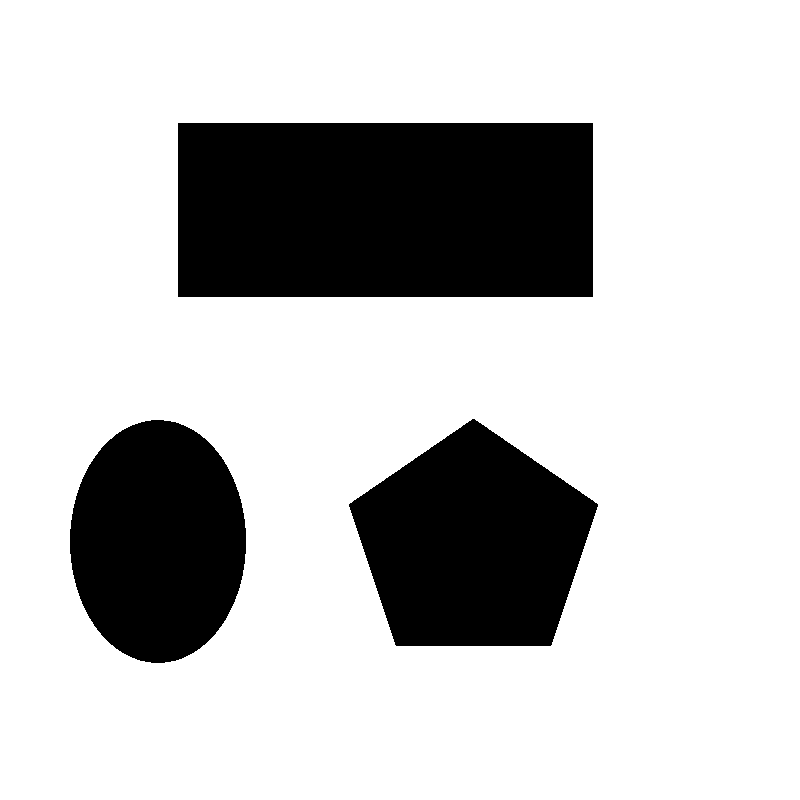
%> input picture RRT-RRTstar/RRT/map.png, 800 x 800 px
$ octave RRT.m   (GNU Octave 9; MATLAB toolbox functions it lacks are replaced by stand-ins)
%> lines starting %> are read from the running program, lines starting %| are printed output that depends on the picture; in (x1, y1, x2, y2) boxes, pixels count from 0 and x2, y2 are one past the last pixel; in counts of white or black regions, pixels touching at a corner belong together; the program's own positions count from 1
### RRT-RRTstar/RRT/collisionChecking.m
function feasible=collisionChecking(startPose,goalPose,map)

feasible=true;
%dir=atan2(goalPose(1)-startPose(1),goalPose(2)-startPose(2));
dir = atan2(goalPose(2)-startPose(2),goalPose(1)-startPose(1));
for r = 0:0.5:sqrt(sum((startPose-goalPose).^2))      %以0.5为步长,从startPose开始递增的检查是否有障碍
    %posCheck = startPose + r.*[sin(dir) cos(dir)];      %直线距离增加0.5后的坐标
    posCheck = startPose + r.*[cos(dir) sin(dir)];      %直线距离增加0.5后的坐标

    %将一个小数(x,y)向4个方向取整,确保该点没有触碰障碍
    if ~(feasiblePoint(ceil(posCheck),map) && feasiblePoint(floor(posCheck),map) ...
        && feasiblePoint([ceil(posCheck(1)) floor(posCheck(2))],map) ...
        && feasiblePoint([floor(posCheck(1)) ceil(posCheck(2))],map))
        feasible = false;
        break;
    end
    %if ~feasiblePoint([floor(goalPose(1)),ceil(goalPose(2))],map)
    if ~(feasiblePoint(ceil(goalPose),map) && feasiblePoint(floor(goalPose),map) ...
        && feasiblePoint([ceil(goalPose(1)) floor(goalPose(2))],map) ...
        && feasiblePoint([floor(goalPose(1)) ceil(goalPose(2))],map))
        feasible = false;
    end

end

function feasible = feasiblePoint(point,map)
feasible = true;
if ~(point(1)>=1 && point(1)<=size(map,1) && point(2)>=1 ...
    && point(2)<=size(map,2) && map(point(2),point(1))==255)
    feasible = false;   %有障碍
end

### RRT-RRTstar/RRT/RRT.m
clear all; close all; clc;
%% 参数初始化
x_I = 1; y_I = 1;           % 设置初始点
x_G = 750; y_G = 750;       % 设置目标点
Thr = 30;                   % 设置目标点阈值
Delta = 40;                 % 设置扩展步长
%% 建树初始化
T.v(1).x = x_I;           	% T是我们要做的树，v是节点，这里先把起始点加入到T里面来
T.v(1).y = y_I;
T.v(1).xPrev = x_I;         % 起始节点的父节点仍然是其本身
T.v(1).yPrev = y_I;
T.v(1).dist=0;              % 从父节点到该节点的距离，这里可取欧氏距离
T.v(1).indPrev = 0;         % 父节点的索引
%% 开始构建树
figure(1);
ImpRgb = imread('map.png');
%> ImpRgb is the input picture: size 800x800x3 uint8; 77.3% white; 3 black regions, box (x1, y1, x2, y2) and area: (178, 123, 593, 297) 72210, (349, 419, 598, 646) 39387, (70, 420, 246, 663) 33559
Imp = rgb2gray(ImpRgb);
imshow(Imp)
xL = size(Imp,1);   % 地图x轴长度
%> xL = 800
yL = size(Imp,2);   % 地图y轴长度
%> yL = 800
hold on
plot(x_I, y_I, 'mo', 'MarkerSize',10, 'MarkerFaceColor','m');
plot(x_G, y_G, 'go', 'MarkerSize',10, 'MarkerFaceColor','g');   % 绘制起点和目标点
count = 1;
for iter = 1:3000

    %Step 1: 在地图中随机采样一个点x_rand
    x_rand = [unifrnd(0,800),unifrnd(0,800)];	% 产生随机点(x,y)

    %Step 2: 遍历树，从树中找到最近邻近点x_near
    minDis = sqrt((x_rand(1) - T.v(1).x)^2 + (x_rand(2) - T.v(1).y)^2);
    minIndex = 1;
    for i = 2:size(T.v,2)	% T.v按行向量存储，size(T.v,2)获得节点总数
    	distance = sqrt((x_rand(1) - T.v(i).x)^2 + (x_rand(2) - T.v(i).y)^2);   % 两节点间距离
        if(distance < minDis)
            minDis = distance;
            minIndex = i;
        end
    end
    x_near(1) = T.v(minIndex).x;    % 找到当前树中离x_rand最近的节点
    x_near(2) = T.v(minIndex).y;

    %Step 3: 扩展得到x_new节点
    theta = atan2((x_rand(2) - x_near(2)),(x_rand(1) - x_near(1)));
    x_new(1) = x_near(1) + cos(theta) * Delta;
    x_new(2) = x_near(2) + sin(theta) * Delta;


    %检查节点是否是collision-free
    if ~collisionChecking(x_near,x_new,Imp)
%> after the loop in collisionChecking, `for r = 0:0.5:sqrt(sum((startPose-goalPose).^2))`: feasible = true
        continue;   % 有障碍物
    end

    count = count+1;
%> count = 2

    %Step 4: 将x_new插入树T
    T.v(count).x = x_new(1);
    T.v(count).y = x_new(2);
    T.v(count).xPrev = x_near(1);
    T.v(count).yPrev = x_near(2);
    T.v(count).dist = Delta;
    T.v(count).indPrev = minIndex;     % 其父节点x_near的index

    %Step 5:检查是否到达目标点附近
    disToGoal = sqrt((x_new(1) - x_G)^2 + (x_new(2) - y_G)^2);
    if(disToGoal < Thr)
        break
    end
   %Step 6:将x_near和x_new之间的路径画出来
   plot([x_near(1), x_new(1)], [x_near(2), x_new(2)], 'b', 'Linewidth', 2);
   plot(x_new(1), x_new(2), 'ko', 'MarkerSize', 4, 'MarkerFaceColor','k');
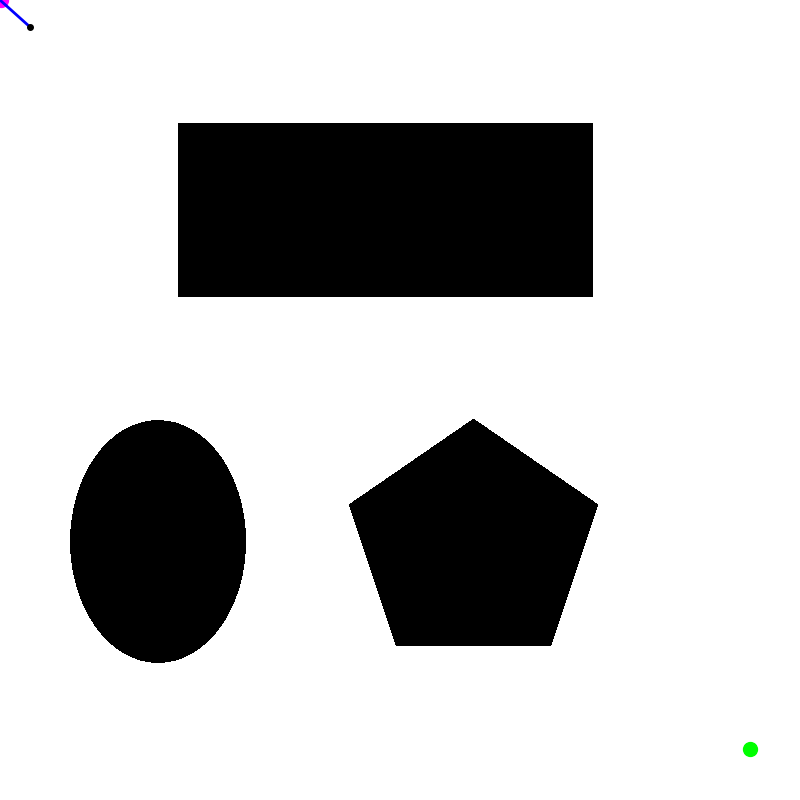
%> figure redrawn from the program's plot data

   pause(0.02);     % 暂停0.02s，使得RRT扩展过程容易观察
end
%% 路径已经找到，反向查询
if iter < 2000
    path.pos(1).x = x_G; path.pos(1).y = y_G;
    path.pos(2).x = T.v(end).x; path.pos(2).y = T.v(end).y;
    pathIndex = T.v(end).indPrev; % 终点加入路径
    j=0;
    while 1
        path.pos(j+3).x = T.v(pathIndex).x;
        path.pos(j+3).y = T.v(pathIndex).y;
        pathIndex = T.v(pathIndex).indPrev;
        if pathIndex == 1
            break
        end
        j=j+1;
    end  % 沿终点回溯到起点
    path.pos(end+1).x = x_I; path.pos(end).y = y_I; % 起点加入路径
    for j = 2:length(path.pos)
        plot([path.pos(j).x; path.pos(j-1).x;], [path.pos(j).y; path.pos(j-1).y], 'g', 'Linewidth', 4);
    end
%> this loop made 40 passes
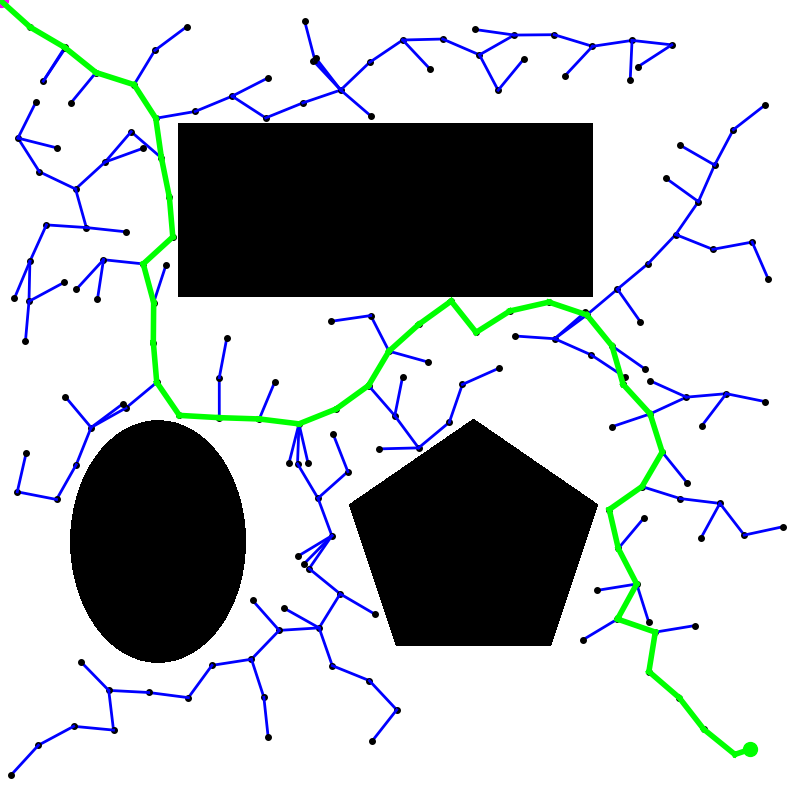
%> figure redrawn from the program's plot data
else
    disp('Error, no path found!');
end
